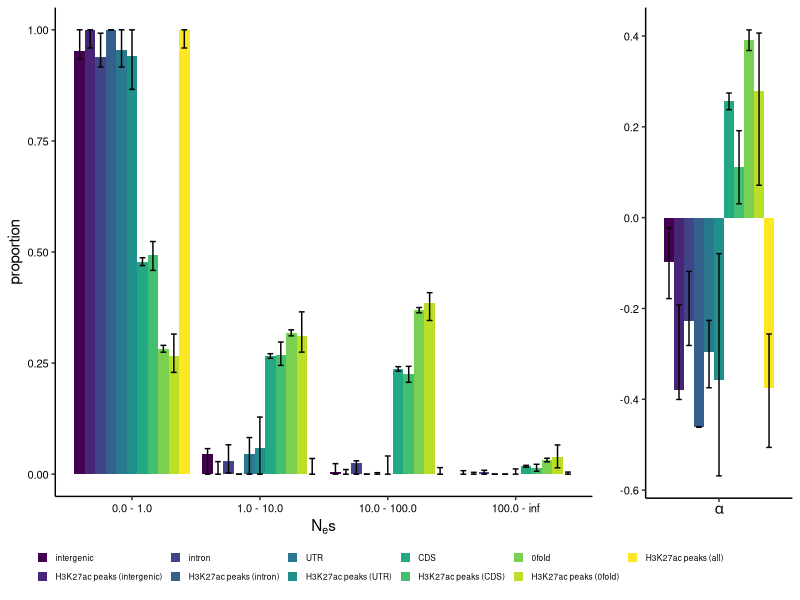
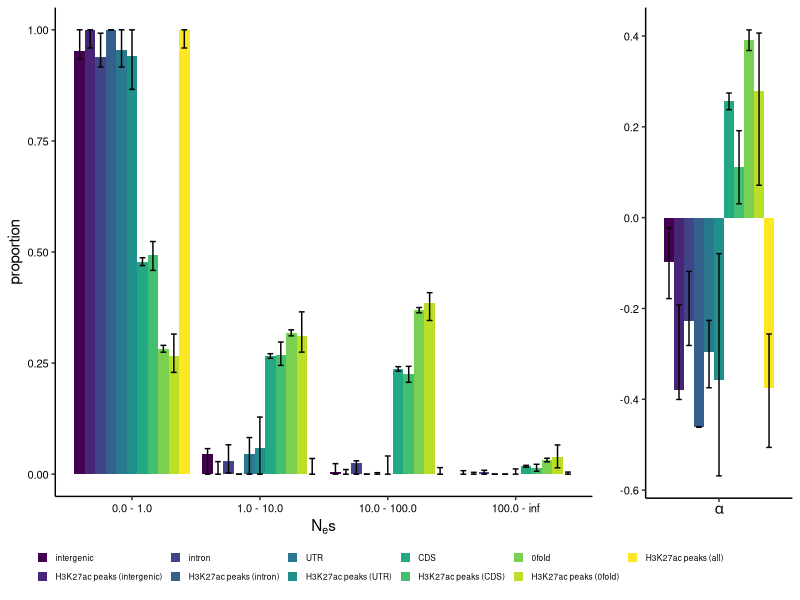

Recreate these plots in R, in order.
library(ggplot2)
library(dplyr)
library(viridis)
library(gridExtra)

setwd('~/sal_enhancers/dfe')

#=======================================================================================================================
#     DFE
#=======================================================================================================================

# dfe <- read.csv('binned_dfe_allregions.csv')
dfe <- read.csv('binned_gammadfe_allregions_nes.csv')

str(dfe)
dfe$region <- factor(dfe$region, levels=c('intergenic', 'intergenic-enhancers', 'intron', 'intron-enhancers', 'utr', 'utr-enhancers', 'cds', 'cds-enhancers', '0fold', '0fold-enhancers', 'all-enhancers'))
levels(dfe$region) <- c('intergenic', 'H3K27ac peaks (intergenic)', 'intron', 'H3K27ac peaks (intron)', 'UTR', 'H3K27ac peaks (UTR)', 'CDS', 'H3K27ac peaks (CDS)', '0fold', 'H3K27ac peaks (0fold)', 'H3K27ac peaks (all)')

levels(dfe$bin) <- c("0 - 1", "1 - 10", "10 - 100", "> 100")
str(dfe)

raw <- subset(dfe, rep==0)
bs <- subset(dfe, rep!=0)

cis <- summarise(group_by(bs, region, bin),
                 lwr=quantile(proportion, 0.025), upr=quantile(proportion, 0.975))

plot_data <- full_join(raw, cis)

dfe_plot <- ggplot(plot_data, aes(x=bin, y=proportion, fill=region)) +
  geom_bar(stat='identity', position = position_dodge(width=0.9)) +
  scale_fill_viridis(discrete = T) +
  geom_errorbar(aes(ymin=lwr, ymax=upr), position = position_dodge(width=0.9), width=0.5) +
  theme_classic() +
  theme(legend.title=element_blank(),
        legend.position = "bottom", legend.key.size = unit(.28, "cm"),
        legend.margin = margin(t = -1, r = 0, b = 2, l = -10, unit = "mm"),
        legend.text = element_text(colour = "black",size=6),
        axis.text.y = element_text(colour = "black",size=8),
        axis.text.x = element_text(colour = "black",size=8),
        strip.background = element_blank())+
  xlab(expression(N[e] * s)) +
  guides(fill = guide_legend(nrow = 2))

#=======================================================================================================================
#     Alpha
#=======================================================================================================================

alp <- read.csv('../divergence/alpha_estimates.csv')

str(alp)
alp$region <- factor(alp$region, levels=c('intergenic', 'intergenic-enhancers', 'intron', 'intron-enhancers', 'utr', 'utr-enhancers', 'cds', 'cds-enhancers', '0fold', '0fold-enhancers', 'all-enhancers'))
levels(alp$region) <- c('intergenic', 'H3K27ac peaks (intergenic)', 'intron', 'H3K27ac peaks (intron)', 'UTR', 'H3K27ac peaks (UTR)', 'CDS', 'H3K27ac peaks (CDS)', '0fold', 'H3K27ac peaks (0fold)', 'H3K27ac peaks (all)')

alp$bin <- 'alpha'

raw <- subset(alp, bs_rep==0)
bs <- subset(alp, bs_rep!=0)

cis <- summarise(group_by(bs, region),
                 lwr=quantile(alpha, 0.025), upr=quantile(alpha, 0.975))

plot_data <- full_join(raw, cis)

alpha_plot <- ggplot(plot_data, aes(x=bin, y=alpha, fill=region)) +
  geom_bar(stat='identity', position = position_dodge(width=0.9)) +
  scale_fill_viridis(discrete = T) +
  geom_errorbar(aes(ymin=lwr, ymax=upr), position = position_dodge(width=0.9), width=0.5) +
  theme_classic() + labs(y='', x=expression(alpha)) +
  theme(legend.title=element_blank(),
        legend.position = 'none',
        legend.margin = margin(t = -1, r = 0, b = 2, l = -10, unit = "mm"),
        legend.text = element_text(colour = "black",size=6),
        axis.text.y = element_text(colour = "black",size=8),
        axis.text.x = element_blank(),
        strip.background = element_blank(),
        plot.margin = margin(t=5.5, r=5.5, b=20, l=0, unit = "pt"))+
  guides(fill = guide_legend(nrow = 2))

g_legend<-function(a.gplot){
  tmp <- ggplot_gtable(ggplot_build(a.gplot))
  leg <- which(sapply(tmp$grobs, function(x) x$name) == "guide-box")
  legend <- tmp$grobs[[leg]]
  return(legend)}


leg <- g_legend(dfe_plot)

png('binned_gammadfe_allregions_nes.png', width=7.5, height=3, units='in', res=320)

layout <- rbind(c(1,1,1,1,1,1,2,2),
                c(3,3,3,3,3,3,3,3))

grid.arrange(dfe_plot + theme(legend.position="none"), alpha_plot, leg, layout_matrix=layout, heights=c(10,1))

dev.off()

pdf('binned_gammadfe_allregions_nes.pdf', width=7.5, height=3)

layout <- rbind(c(1,1,1,1,1,1,2,2),
                c(3,3,3,3,3,3,3,3))

grid.arrange(dfe_plot + theme(legend.position="none"), alpha_plot, leg, layout_matrix=layout, heights=c(10,1))

dev.off()
